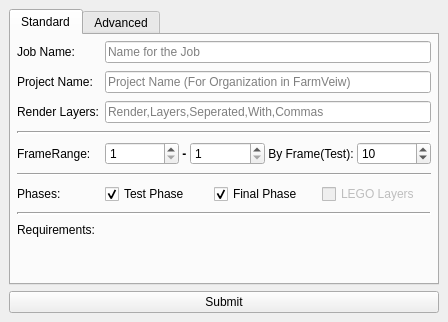
<?xml version="1.0" encoding="UTF-8"?>
<ui version="4.0">
 <class>MainWindow</class>
 <widget class="QMainWindow" name="MainWindow">
  <property name="geometry">
   <rect>
    <x>0</x>
    <y>0</y>
    <width>448</width>
    <height>320</height>
   </rect>
  </property>
  <property name="sizePolicy">
   <sizepolicy hsizetype="Fixed" vsizetype="Fixed">
    <horstretch>0</horstretch>
    <verstretch>0</verstretch>
   </sizepolicy>
  </property>
  <property name="windowTitle">
   <string>Submitter Main</string>
  </property>
  <widget class="QWidget" name="centralwidget">
   <property name="sizePolicy">
    <sizepolicy hsizetype="Minimum" vsizetype="Minimum">
     <horstretch>0</horstretch>
     <verstretch>0</verstretch>
    </sizepolicy>
   </property>
   <layout class="QVBoxLayout" name="verticalLayout">
    <item>
     <widget class="QTabWidget" name="tabWidget">
      <property name="currentIndex">
       <number>0</number>
      </property>
      <widget class="QWidget" name="standardTab">
       <property name="sizePolicy">
        <sizepolicy hsizetype="Expanding" vsizetype="Expanding">
         <horstretch>0</horstretch>
         <verstretch>0</verstretch>
        </sizepolicy>
       </property>
       <attribute name="title">
        <string>Standard</string>
       </attribute>
       <layout class="QFormLayout" name="formLayout">
        <property name="fieldGrowthPolicy">
         <enum>QFormLayout::AllNonFixedFieldsGrow</enum>
        </property>
        <property name="horizontalSpacing">
         <number>6</number>
        </property>
        <property name="verticalSpacing">
         <number>8</number>
        </property>
        <property name="margin">
         <number>6</number>
        </property>
        <item row="0" column="0">
         <widget class="QLabel" name="niceNameLabel">
          <property name="text">
           <string>Job Name:</string>
          </property>
          <property name="buddy">
           <cstring>niceNameLineEdit</cstring>
          </property>
         </widget>
        </item>
        <item row="0" column="1">
         <widget class="QLineEdit" name="niceNameLineEdit">
          <property name="text">
           <string/>
          </property>
          <property name="placeholderText">
           <string>Name for the Job</string>
          </property>
         </widget>
        </item>
        <item row="2" column="0">
         <widget class="QLabel" name="renderLayersLabel">
          <property name="text">
           <string>Render Layers:</string>
          </property>
          <property name="buddy">
           <cstring>renderLayersLineEdit</cstring>
          </property>
         </widget>
        </item>
        <item row="2" column="1">
         <widget class="QLineEdit" name="renderLayersLineEdit">
          <property name="placeholderText">
           <string>Render,Layers,Seperated,With,Commas</string>
          </property>
         </widget>
        </item>
        <item row="4" column="0" colspan="2">
         <widget class="Line" name="line_2">
          <property name="lineWidth">
           <number>2</number>
          </property>
          <property name="orientation">
           <enum>Qt::Horizontal</enum>
          </property>
         </widget>
        </item>
        <item row="5" column="0">
         <widget class="QLabel" name="startFrameLabel">
          <property name="text">
           <string>FrameRange:</string>
          </property>
          <property name="buddy">
           <cstring>startSpinBox</cstring>
          </property>
         </widget>
        </item>
        <item row="5" column="1">
         <layout class="QGridLayout" name="gridLayout" columnstretch="1,0,0,0,0">
          <item row="0" column="3">
           <widget class="QLabel" name="label">
            <property name="text">
             <string> By Frame(Test): </string>
            </property>
           </widget>
          </item>
          <item row="0" column="0">
           <widget class="QSpinBox" name="startSpinBox">
            <property name="sizePolicy">
             <sizepolicy hsizetype="Minimum" vsizetype="Fixed">
              <horstretch>1</horstretch>
              <verstretch>0</verstretch>
             </sizepolicy>
            </property>
            <property name="accelerated">
             <bool>true</bool>
            </property>
            <property name="minimum">
             <number>1</number>
            </property>
            <property name="maximum">
             <number>99999</number>
            </property>
           </widget>
          </item>
          <item row="0" column="1">
           <widget class="QLabel" name="sepLabel">
            <property name="sizePolicy">
             <sizepolicy hsizetype="Minimum" vsizetype="Preferred">
              <horstretch>0</horstretch>
              <verstretch>0</verstretch>
             </sizepolicy>
            </property>
            <property name="font">
             <font>
              <weight>75</weight>
              <bold>true</bold>
             </font>
            </property>
            <property name="text">
             <string> - </string>
            </property>
            <property name="scaledContents">
             <bool>false</bool>
            </property>
            <property name="wordWrap">
             <bool>false</bool>
            </property>
           </widget>
          </item>
          <item row="0" column="4">
           <widget class="QSpinBox" name="testFramesSpinBox">
            <property name="sizePolicy">
             <sizepolicy hsizetype="Minimum" vsizetype="Fixed">
              <horstretch>1</horstretch>
              <verstretch>0</verstretch>
             </sizepolicy>
            </property>
            <property name="accelerated">
             <bool>true</bool>
            </property>
            <property name="minimum">
             <number>1</number>
            </property>
            <property name="maximum">
             <number>999</number>
            </property>
            <property name="value">
             <number>10</number>
            </property>
           </widget>
          </item>
          <item row="0" column="2">
           <widget class="QSpinBox" name="endSpinBox">
            <property name="sizePolicy">
             <sizepolicy hsizetype="Minimum" vsizetype="Fixed">
              <horstretch>1</horstretch>
              <verstretch>0</verstretch>
             </sizepolicy>
            </property>
            <property name="accelerated">
             <bool>true</bool>
            </property>
            <property name="minimum">
             <number>1</number>
            </property>
            <property name="maximum">
             <number>99999</number>
            </property>
           </widget>
          </item>
         </layout>
        </item>
        <item row="6" column="0" colspan="2">
         <widget class="Line" name="line_6">
          <property name="orientation">
           <enum>Qt::Horizontal</enum>
          </property>
         </widget>
        </item>
        <item row="7" column="0">
         <widget class="QLabel" name="phasesLabel">
          <property name="text">
           <string>Phases:</string>
          </property>
          <property name="buddy">
           <cstring>testCheckBox</cstring>
          </property>
         </widget>
        </item>
        <item row="7" column="1">
         <layout class="QHBoxLayout" name="phaseLayout">
          <item>
           <widget class="QCheckBox" name="testCheckBox">
            <property name="text">
             <string>Test Phase</string>
            </property>
            <property name="checked">
             <bool>true</bool>
            </property>
           </widget>
          </item>
          <item>
           <widget class="QCheckBox" name="finalCheckBox">
            <property name="text">
             <string>Final Phase</string>
            </property>
            <property name="checked">
             <bool>true</bool>
            </property>
           </widget>
          </item>
          <item>
           <widget class="QCheckBox" name="legoLayersCheckBox">
            <property name="enabled">
             <bool>false</bool>
            </property>
            <property name="text">
             <string>LEGO Layers</string>
            </property>
           </widget>
          </item>
         </layout>
        </item>
        <item row="8" column="0" colspan="2">
         <widget class="Line" name="line_3">
          <property name="lineWidth">
           <number>2</number>
          </property>
          <property name="orientation">
           <enum>Qt::Horizontal</enum>
          </property>
         </widget>
        </item>
        <item row="9" column="0">
         <widget class="QLabel" name="requirementsLabel">
          <property name="text">
           <string>Requirements:</string>
          </property>
         </widget>
        </item>
        <item row="9" column="1">
         <layout class="QGridLayout" name="reqsGrid"/>
        </item>
        <item row="1" column="0">
         <widget class="QLabel" name="projectNameLabel">
          <property name="text">
           <string>Project Name:</string>
          </property>
         </widget>
        </item>
        <item row="1" column="1">
         <widget class="QLineEdit" name="projectNameLineEdit">
          <property name="placeholderText">
           <string>Project Name (For Organization in FarmVeiw)</string>
          </property>
         </widget>
        </item>
       </layout>
      </widget>
      <widget class="QWidget" name="advancedTab">
       <attribute name="title">
        <string>Advanced</string>
       </attribute>
       <layout class="QFormLayout" name="formLayout_2">
        <property name="fieldGrowthPolicy">
         <enum>QFormLayout::AllNonFixedFieldsGrow</enum>
        </property>
        <item row="0" column="0">
         <widget class="QLabel" name="sceneLabel">
          <property name="text">
           <string>Scene:</string>
          </property>
         </widget>
        </item>
        <item row="0" column="1">
         <layout class="QGridLayout" name="sceneLayout">
          <item row="0" column="1">
           <widget class="QPushButton" name="sceneButton">
            <property name="text">
             <string>Browse</string>
            </property>
           </widget>
          </item>
          <item row="0" column="0">
           <widget class="QLineEdit" name="sceneLineEdit">
            <property name="placeholderText">
             <string>Scene File</string>
            </property>
           </widget>
          </item>
         </layout>
        </item>
        <item row="1" column="0">
         <widget class="QLabel" name="projLabel">
          <property name="text">
           <string>Maya Proj:</string>
          </property>
         </widget>
        </item>
        <item row="1" column="1">
         <layout class="QGridLayout" name="mayaProjLayout">
          <item row="0" column="1">
           <widget class="QPushButton" name="projButton">
            <property name="text">
             <string>Browse</string>
            </property>
           </widget>
          </item>
          <item row="0" column="0">
           <widget class="QLineEdit" name="projLineEdit">
            <property name="readOnly">
             <bool>false</bool>
            </property>
            <property name="placeholderText">
             <string>Project Directory</string>
            </property>
           </widget>
          </item>
         </layout>
        </item>
        <item row="2" column="0">
         <widget class="QLabel" name="startStatusLabel_2">
          <property name="text">
           <string>Start Status:</string>
          </property>
         </widget>
        </item>
        <item row="2" column="1">
         <layout class="QHBoxLayout" name="startStatusLayout">
          <item>
           <widget class="QRadioButton" name="startStatusRadioButton">
            <property name="text">
             <string>Ready</string>
            </property>
            <property name="checked">
             <bool>true</bool>
            </property>
           </widget>
          </item>
          <item>
           <widget class="QRadioButton" name="startStatusLabel">
            <property name="text">
             <string>Paused</string>
            </property>
           </widget>
          </item>
         </layout>
        </item>
        <item row="3" column="0" colspan="2">
         <widget class="Line" name="line">
          <property name="orientation">
           <enum>Qt::Horizontal</enum>
          </property>
         </widget>
        </item>
        <item row="5" column="0">
         <widget class="QLabel" name="priorityLabel">
          <property name="text">
           <string>Priority:</string>
          </property>
          <property name="buddy">
           <cstring>prioritySpinBox</cstring>
          </property>
         </widget>
        </item>
        <item row="5" column="1">
         <widget class="QSpinBox" name="prioritySpinBox">
          <property name="minimum">
           <number>-100</number>
          </property>
          <property name="maximum">
           <number>99999</number>
          </property>
          <property name="value">
           <number>50</number>
          </property>
         </widget>
        </item>
        <item row="7" column="0">
         <widget class="QLabel" name="executableLabel">
          <property name="text">
           <string>Executable:</string>
          </property>
         </widget>
        </item>
        <item row="7" column="1">
         <widget class="QComboBox" name="executableComboBox"/>
        </item>
        <item row="8" column="0">
         <widget class="QLabel" name="cmdLabel">
          <property name="text">
           <string>CMD:</string>
          </property>
         </widget>
        </item>
        <item row="8" column="1">
         <widget class="QLineEdit" name="cmdLineEdit">
          <property name="text">
           <string/>
          </property>
          <property name="placeholderText">
           <string>Anything entered here will be included in the CMD</string>
          </property>
         </widget>
        </item>
        <item row="9" column="1">
         <layout class="QHBoxLayout" name="horizontalLayout">
          <item>
           <widget class="QLabel" name="maxNodesP1Label">
            <property name="text">
             <string>Phase 01:</string>
            </property>
           </widget>
          </item>
          <item>
           <widget class="QSpinBox" name="maxNodesP1SpinBox">
            <property name="sizePolicy">
             <sizepolicy hsizetype="Minimum" vsizetype="Fixed">
              <horstretch>1</horstretch>
              <verstretch>0</verstretch>
             </sizepolicy>
            </property>
            <property name="maximum">
             <number>500</number>
            </property>
            <property name="value">
             <number>1</number>
            </property>
           </widget>
          </item>
          <item>
           <widget class="QLabel" name="maxNodesP2Label">
            <property name="text">
             <string>Phase 02:</string>
            </property>
           </widget>
          </item>
          <item>
           <widget class="QSpinBox" name="maxNodesP2SpinBox">
            <property name="enabled">
             <bool>true</bool>
            </property>
            <property name="sizePolicy">
             <sizepolicy hsizetype="Minimum" vsizetype="Fixed">
              <horstretch>1</horstretch>
              <verstretch>0</verstretch>
             </sizepolicy>
            </property>
            <property name="maximum">
             <number>500</number>
            </property>
            <property name="value">
             <number>0</number>
            </property>
           </widget>
          </item>
         </layout>
        </item>
        <item row="9" column="0">
         <widget class="QLabel" name="testNodesLabel">
          <property name="text">
           <string>Max Nodes:</string>
          </property>
         </widget>
        </item>
        <item row="6" column="0">
         <widget class="QLabel" name="timeoutLabel">
          <property name="text">
           <string>Timeout:</string>
          </property>
         </widget>
        </item>
        <item row="6" column="1">
         <widget class="QSpinBox" name="timeoutSpinbox">
          <property name="suffix">
           <string/>
          </property>
          <property name="maximum">
           <number>999</number>
          </property>
          <property name="value">
           <number>170</number>
          </property>
         </widget>
        </item>
       </layout>
      </widget>
     </widget>
    </item>
    <item>
     <widget class="QPushButton" name="submitButton">
      <property name="sizePolicy">
       <sizepolicy hsizetype="Minimum" vsizetype="Minimum">
        <horstretch>0</horstretch>
        <verstretch>0</verstretch>
       </sizepolicy>
      </property>
      <property name="text">
       <string>Submit</string>
      </property>
     </widget>
    </item>
   </layout>
  </widget>
 </widget>
 <tabstops>
  <tabstop>niceNameLineEdit</tabstop>
  <tabstop>projectNameLineEdit</tabstop>
  <tabstop>renderLayersLineEdit</tabstop>
  <tabstop>startSpinBox</tabstop>
  <tabstop>endSpinBox</tabstop>
  <tabstop>testFramesSpinBox</tabstop>
  <tabstop>testCheckBox</tabstop>
  <tabstop>finalCheckBox</tabstop>
  <tabstop>legoLayersCheckBox</tabstop>
  <tabstop>tabWidget</tabstop>
  <tabstop>sceneLineEdit</tabstop>
  <tabstop>sceneButton</tabstop>
  <tabstop>projLineEdit</tabstop>
  <tabstop>projButton</tabstop>
  <tabstop>startStatusRadioButton</tabstop>
  <tabstop>startStatusLabel</tabstop>
  <tabstop>prioritySpinBox</tabstop>
  <tabstop>timeoutSpinbox</tabstop>
  <tabstop>executableComboBox</tabstop>
  <tabstop>cmdLineEdit</tabstop>
  <tabstop>maxNodesP1SpinBox</tabstop>
  <tabstop>maxNodesP2SpinBox</tabstop>
  <tabstop>submitButton</tabstop>
 </tabstops>
 <resources/>
 <connections/>
</ui>
